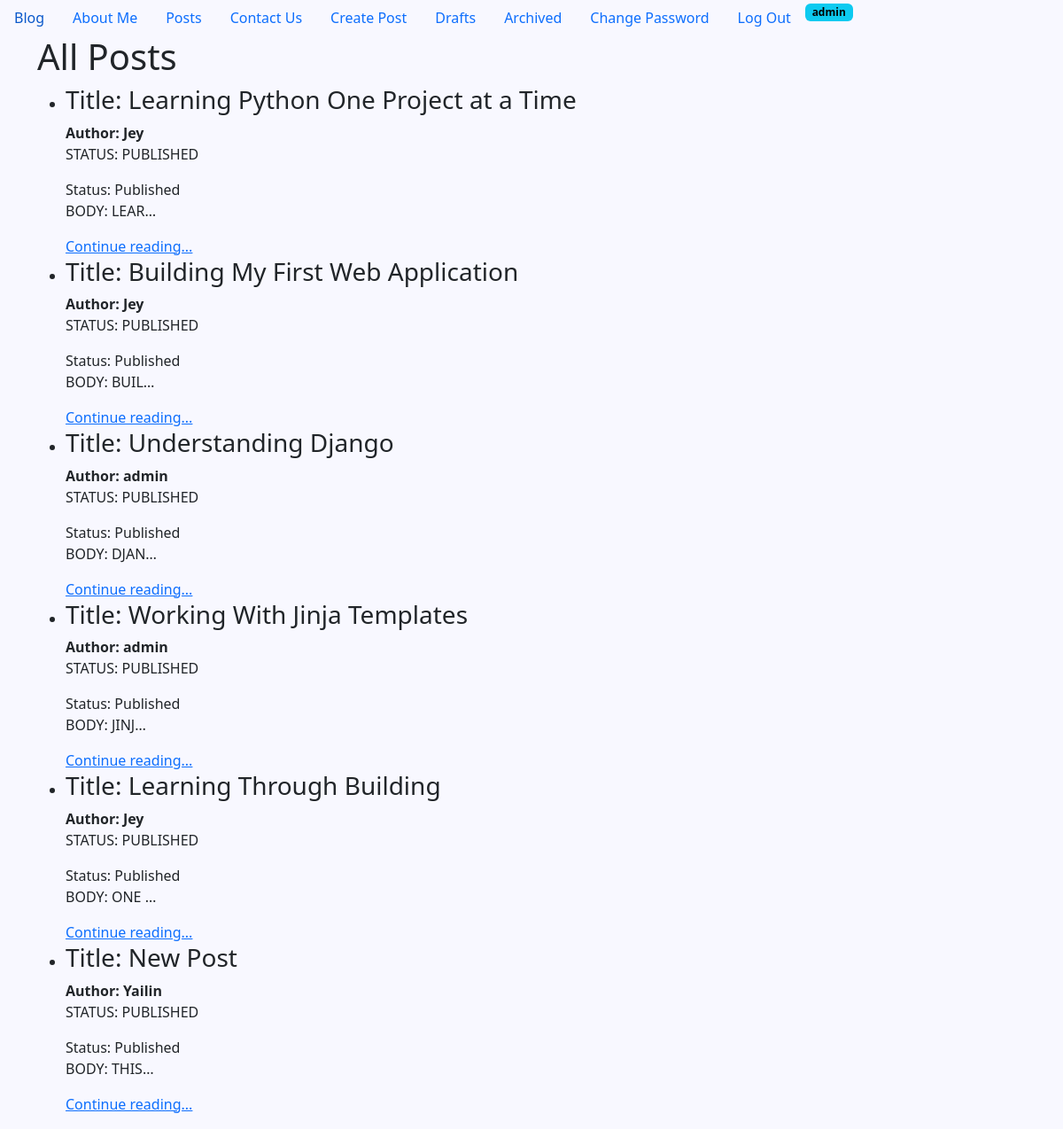
Screenshot of /list/ (signed in) with the database file from the repository.
### posts/models.py (models this page shows, shortened)
class Post(models.Model):
    title = models.CharField(max_length=128)
    subtitle = models.CharField(max_length=128)
    body = models.TextField()
    created_on = models.DateTimeField(auto_now_add=True)
    author = models.ForeignKey(
        User,
        on_delete=models.CASCADE
    )
    status = models.ForeignKey(
        Status,
        on_delete=models.DO_NOTHING
        )

class Status(models.Model):
    name = models.CharField(max_length=128, unique=True)
    description = models.CharField(
        max_length=200,
        help_text="Write a description about the status"
    )
    class Meta:
        verbose_name = "Status"
        verbose_name_plural = "Statuses"

### posts/views.py (the view)
# urls.py: path("list/", PostListView.as_view(), name="post_list"),
class PostListView(ListView):
    template_name = "postsTemplates/list.html"
    model = Post
    context_object_name = "posts"
    def get_queryset(self):
        status = Status.objects.get(name="Published")
        return Post.objects.filter(status=status).order_by("created_on")

### templates/postsTemplates/list.html (shortened to what this page needs)
{% extends 'base.html' %}
{% load static %}
{% block css %}
<link rel="stylesheet" href="{% static 'CSS/about.css' %}">
{% endblock %}
{% block content %}
    <h1>All Posts</h1>
    <ul>
        {% for item in posts %}
        <li>
            <h3>Title: {{ item.title }}</h3>
            <span><strong>Author: {{ item.author }}</strong></span>
            <p>Status: {{ item.status.name }}</p>
            <span>Status: {{ item.status.name }}</span>
            <p>Body: {{ item.body|truncatechars:5 }}</p>
            <a href="{% url 'post_detail' item.id %}">Continue reading...</a>
        </li>
        {% endfor %}
    </ul>
{% endblock %}

### templates/navbar.html (shortened to what this page needs)
<ul class="nav">
<li class="nav-item">
    <a class="nav-link active" aria-current="page" href="{% url 'home' %}">Blog</a>
</li>
<li class="nav-item">
    <a class="nav-link" href="{% url 'about' %}">About Me</a>
</li>
<li class="nav-item">
    <a class="nav-link" href="{% url 'post_list' %}">Posts</a>
</li>
<li class="nav-item">
    <a class="nav-link" href="{% url 'contact' %}">Contact Us</a>
</li>
    {% if user.is_authenticated %}
<li class="nav-item">
    <a class="nav-link" href="{% url 'post_new' %}">Create Post</a>
</li>
<li class="nav-item">
    <a class="nav-link" href="{% url 'post_draft_list' %}">Drafts</a>
</li>
<li class="nav-item">
    <a class="nav-link" href="{% url 'post_archived_list' %}">Archived</a>
</li>
<li class="nav-item">
    <a class="nav-link" href="{% url 'password_change' %}">Change Password</a>
</li>
<li class="nav-item">
    <form method="post" action="{% url 'logout' %}">
        <button type="submit" class="nav-link">Log Out</button>
    </form>
</li>
<li class="nav-item">
    <span class="badge text-bg-info">{{ user.username }}</span>
</li>
    {% endif %}
</ul>

### static/CSS/about.css (style rules this page uses)
body { background-color: ghostwhite; }
p { text-transform: uppercase; font-weight: lighter; }

### rows the page displays
Post: title "Learning Python One Project at a Time", author "Jey", status.name "PUBLISHED", status.name "Published", body "LEAR…"
Post: title "Building My First Web Application", author "Jey", status.name "PUBLISHED", status.name "Published", body "BUIL…"
Post: title "Understanding Django", author "admin", status.name "PUBLISHED", status.name "Published", body "DJAN…"
Post: title "Working With Jinja Templates", author "admin", status.name "PUBLISHED", status.name "Published", body "JINJ…"
Post: title "Learning Through Building", author "Jey", status.name "PUBLISHED", status.name "Published", body "ONE …"
Post: title "New Post", author "Yailin", status.name "PUBLISHED", status.name "Published", body "THIS…"

### other values shown
{{ user.username }} "admin"
